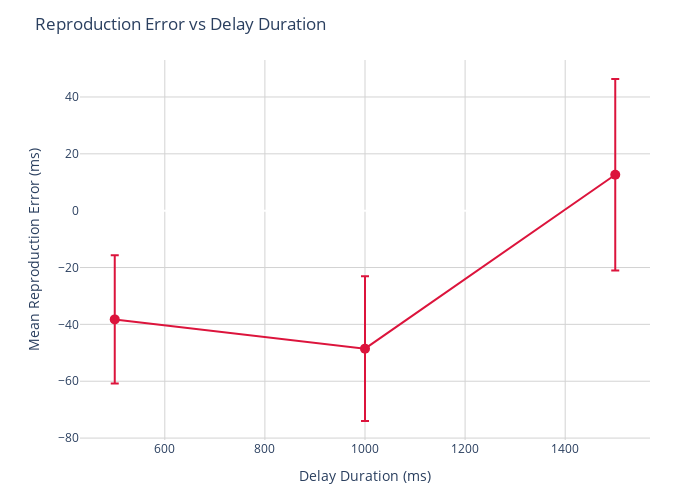

The notebook cell this image was saved under:
### Markdown cell above
# Error vs Delay

### Code cell
# --- Error vs Set Duration Plot ---

# Compute mean ± std of error per set duration
error_summary = go_df.groupby('set_duration')['reproduction_error'].agg(['mean', 'sem', 'count']).reset_index()

error_trace = go.Scatter(
    x=error_summary['set_duration'],
    y=error_summary['mean'],
    error_y=dict(
        type='data',
        array=error_summary['sem'],
        visible=True
    ),
    mode='markers+lines',
    marker=dict(size=10, color='crimson'),
    line=dict(width=2),
    name='Mean Error ± STD'
)

layout2 = go.Layout(
    title='Reproduction Error vs Delay Duration',
    xaxis=dict(title='Delay Duration (ms)'),
    yaxis=dict(title='Mean Reproduction Error (ms)'),
    width=700,
    height=500,
    margin=dict(l=80, r=50, t=60, b=60),
    plot_bgcolor='white'
)

fig2 = go.Figure(data=[error_trace], layout=layout2)
fig2.update_xaxes(showgrid=True, gridcolor='lightgray')
fig2.update_yaxes(showgrid=True, gridcolor='lightgray')

fig2.show()

### Figure 1 — Plotly figure (JSON) as saved in the notebook; plotly's stock layout.template omitted (floating-point values rounded to 4 significant figures)
{"data": [{"error_y": {"array": [22.55, 25.46, 33.69], "type": "data", "visible": true}, "line": {"width": 2}, "marker": {"color": "crimson", "size": 10}, "mode": "markers+lines", "name": "Mean Error ± STD", "type": "scatter", "x": [500, 1000, 1500], "y": [-38.25, -48.54, 12.63]}], "layout": {"height": 500, "margin": {"b": 60, "l": 80, "r": 50, "t": 60}, "plot_bgcolor": "white", "title": {"text": "Reproduction Error vs Delay Duration"}, "width": 700, "xaxis": {"gridcolor": "lightgray", "showgrid": true, "title": {"text": "Delay Duration (ms)"}}, "yaxis": {"gridcolor": "lightgray", "showgrid": true, "title": {"text": "Mean Reproduction Error (ms)"}}}}
